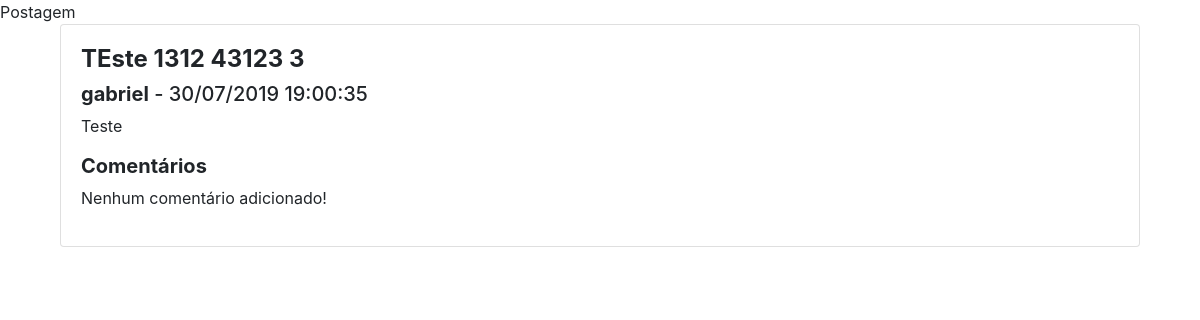
Before: /post/1 with the older database file.
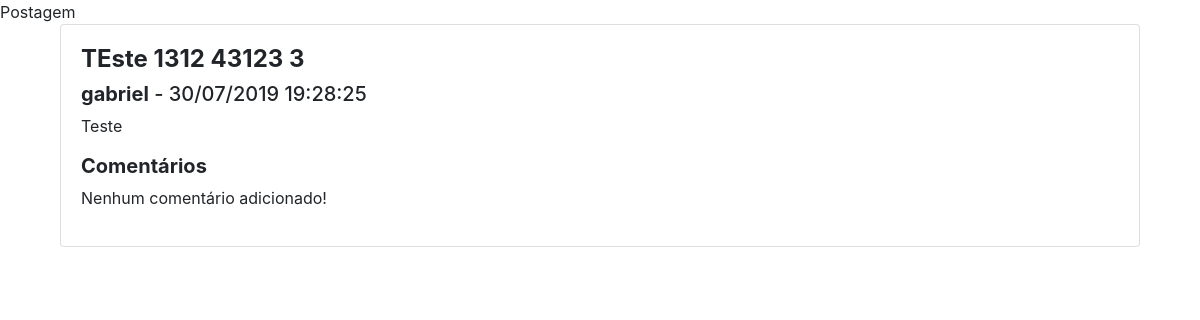
After: the same page with the newer database file.
### app/models/post.py (models this page shows, shortened)
class Post(models.Model):
    STATUS = (
        ('Arquivado', 'Arquivado'),
        ('Publicado', 'Publicado'),
        ('Rascunho', 'Rascunho')
    )
    titulo = models.CharField("Título", max_length=150, null=False)
    status = models.CharField("Situação", max_length=20, choices=STATUS, null=False, default='Rascunho')
    corpo = models.TextField("Corpo", null=False)
    user = models.ForeignKey(User, on_delete=models.CASCADE, related_name='post')
    created = models.DateTimeField(auto_now_add=True)
    updated = models.DateTimeField(auto_now=True)

### app/views/home_view.py (the view, shortened to what this page needs)
# urls.py: path('post/<int:pk>', postagem, name="postagem"),
def postagem(request, pk, template_name="publico/postagem.html"):
    post = get_object_or_404(Post, pk=pk)
    form = None
    return render(request, template_name, {'form': form, 'post': post})

### app/templates/publico/postagem.html (shortened to what this page needs)
{% extends '../base.html' %}
{% load crispy_forms_tags %}
{% block corpo %}
<div class="col-12">
    <div class="card card-body">
        <h4><strong>{{ post.titulo }}</strong></h4>
        <h5><strong>{{ post.user.username }}</strong> - {{ post.updated|date:'d/m/Y H:i:s' }}</h5>
        <p>{{ post.corpo }}</p>
        <h5><strong>Comentários</strong></h5>
        {% for c in post.comments.all %}
            <p><strong>{{ c.user.username }} </strong> - {{ c.comment }}</p>
        {% empty %}
            <p>Nenhum comentário adicionado!</p>
        {% endfor %}
    </div>
    <br>
</div>
{% endblock corpo %}

Changed rows visible on the page:
changed Post "TEste 1312 43123 3": updated "30/07/2019 19:00:35" → "30/07/2019 19:28:25"
